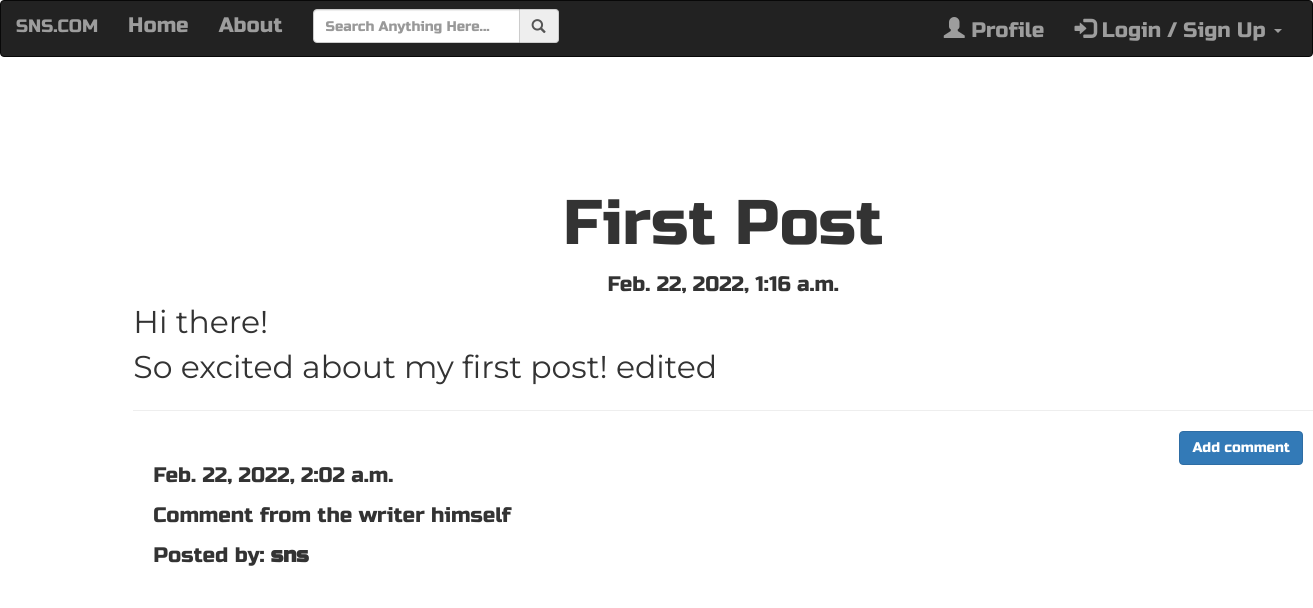
The app's page /post/1/ with its own data.
### blog_app/models.py (models this page shows, shortened)
class Post(models.Model):
    author = models.ForeignKey('auth.User', on_delete=models.CASCADE)
    title = models.CharField(max_length=200)
    text = models.TextField()
    create_date = models.DateTimeField(default=timezone.now)
    published_date = models.DateTimeField(blank = True, null = True)

class Comment(models.Model):
    post = models.ForeignKey('blog_app.Post', related_name='comments', on_delete=models.CASCADE)
    author = models.CharField(max_length=200)
    text = models.TextField()
    create_date = models.DateTimeField(default=timezone.now)
    approved_comment = models.BooleanField(default=False)

### blog_app/views.py (the view)
# urls.py: path('post/<int:pk>/', views.PostDetailView.as_view(), name = 'detail_post'),
class PostDetailView(DetailView):
    model = Post

### blog_app/templates/blog_app/post_detail.html (shortened to what this page needs)
{% extends 'blog_App/base.html' %}
{% block content %}
        <h1 class='posttitle loader'>{{ post.title }}</h1>
        {% if post.published_date %}
            <div class="date postdate">
                {{ post.published_date }}
            </div>
        {% else %}
            <a class="btn btn-default" href="{% url 'post_publish' pk=post.pk %}">Publish</a>
        {% endif %}
      <p class='postcontent' >{{ post.text|safe|linebreaksbr }}</p>
  <hr>
  <a class="btn btn-primary btn-comment" href="{% url 'add_comment' pk=post.pk %}">Add comment</a>
  <div class="container">
  {% for comment in post.comments.all %}
  <br>
              {{ comment.create_date }}
          <p>{{ comment.text|safe|linebreaks }}</p>
          <p>Posted by: <strong>{{ comment.author }}</strong></p>
  {% empty %}
      <p>No comments posted.</p>
  {% endfor %}
</div>
{% endblock %}

### blog_app/static/css/blog_app.css (style rules this page uses)
.postdate { text-align: center; }
.posttitle { font-family: 'Russo One', sans-serif; font-size: 3em; text-align: center; }
.postcontent { font-family: 'Montserrat'; font-size: 1.5em; }
.btn-comment { position: absolute; right: 10px; }
.loader { filter:hue-rotate(0deg); color: linear-gradient(45deg,#0f8,#08f); animation:hue 5000ms infinite linear; }

### records on screen
Post: title "First Post", published_date "Feb. 22, 2022, 1:16 a.m.", text "Hi there! So excited about my first post! edited"
Comment: create_date "Feb. 22, 2022, 2:02 a.m.", text "Comment from the writer himself", author "sns"
